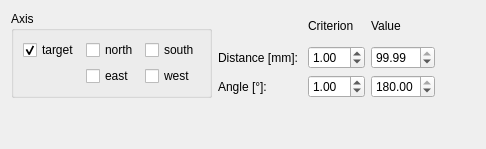
          <widget class="QWidget" name="tab_3">
           <attribute name="title">
            <string>Axis</string>
           </attribute>
           <layout class="QVBoxLayout" name="verticalLayout_17">
            <item>
             <layout class="QHBoxLayout" name="horizontalLayout_3">
              <item>
               <widget class="QGroupBox" name="groupBox_5">
                <property name="title">
                 <string>Axis</string>
                </property>
                <layout class="QGridLayout" name="gridLayout_3">
                 <item row="0" column="1">
                  <widget class="QCheckBox" name="checkBox_show_axis_north">
                   <property name="text">
                    <string>north</string>
                   </property>
                  </widget>
                 </item>
                 <item row="0" column="0">
                  <widget class="QCheckBox" name="checkBox_show_axis_target">
                   <property name="text">
                    <string>target</string>
                   </property>
                   <property name="checked">
                    <bool>true</bool>
                   </property>
                  </widget>
                 </item>
                 <item row="0" column="2">
                  <widget class="QCheckBox" name="checkBox_show_axis_south">
                   <property name="text">
                    <string>south</string>
                   </property>
                  </widget>
                 </item>
                 <item row="1" column="1">
                  <widget class="QCheckBox" name="checkBox_show_axis_east">
                   <property name="text">
                    <string>east</string>
                   </property>
                  </widget>
                 </item>
                 <item row="1" column="2">
                  <widget class="QCheckBox" name="checkBox_show_axis_west">
                   <property name="text">
                    <string>west</string>
                   </property>
                  </widget>
                 </item>
                </layout>
               </widget>
              </item>
              <item>
               <layout class="QGridLayout" name="gridLayout_4">
                <item row="2" column="0">
                 <widget class="QLabel" name="label_27">
                  <property name="text">
                   <string>Angle [°]:</string>
                  </property>
                 </widget>
                </item>
                <item row="1" column="2">
                 <widget class="QDoubleSpinBox" name="doubleSpinBox_distance_nav_criterion">
                  <property name="value">
                   <double>1.000000000000000</double>
                  </property>
                 </widget>
                </item>
                <item row="1" column="0">
                 <widget class="QLabel" name="label_26">
                  <property name="text">
                   <string>Distance [mm]: </string>
                  </property>
                 </widget>
                </item>
                <item row="0" column="2">
                 <widget class="QLabel" name="label_28">
                  <property name="text">
                   <string>Criterion</string>
                  </property>
                 </widget>
                </item>
                <item row="2" column="2">
                 <widget class="QDoubleSpinBox" name="doubleSpinBox_angle_nav_criterion">
                  <property name="value">
                   <double>1.000000000000000</double>
                  </property>
                 </widget>
                </item>
                <item row="1" column="3">
                 <widget class="QDoubleSpinBox" name="doubleSpinBox_distance_nav">
                  <property name="enabled">
                   <bool>true</bool>
                  </property>
                  <property name="value">
                   <double>99.989999999999995</double>
                  </property>
                 </widget>
                </item>
                <item row="2" column="3">
                 <widget class="QDoubleSpinBox" name="doubleSpinBox_angle_nav">
                  <property name="maximum">
                   <double>180.000000000000000</double>
                  </property>
                  <property name="value">
                   <double>180.000000000000000</double>
                  </property>
                 </widget>
                </item>
                <item row="0" column="3">
                 <widget class="QLabel" name="label_29">
                  <property name="text">
                   <string>Value</string>
                  </property>
                 </widget>
                </item>
               </layout>
              </item>
              <item>
               <spacer name="horizontalSpacer">
                <property name="orientation">
                 <enum>Qt::Horizontal</enum>
                </property>
                <property name="sizeHint" stdset="0">
                 <size>
                  <width>40</width>
                  <height>20</height>
                 </size>
                </property>
               </spacer>
              </item>
             </layout>
            </item>
            <item>
             <spacer name="verticalSpacer_11">
              <property name="orientation">
               <enum>Qt::Vertical</enum>
              </property>
              <property name="sizeHint" stdset="0">
               <size>
                <width>20</width>
                <height>40</height>
               </size>
              </property>
             </spacer>
            </item>
           </layout>
          </widget>
